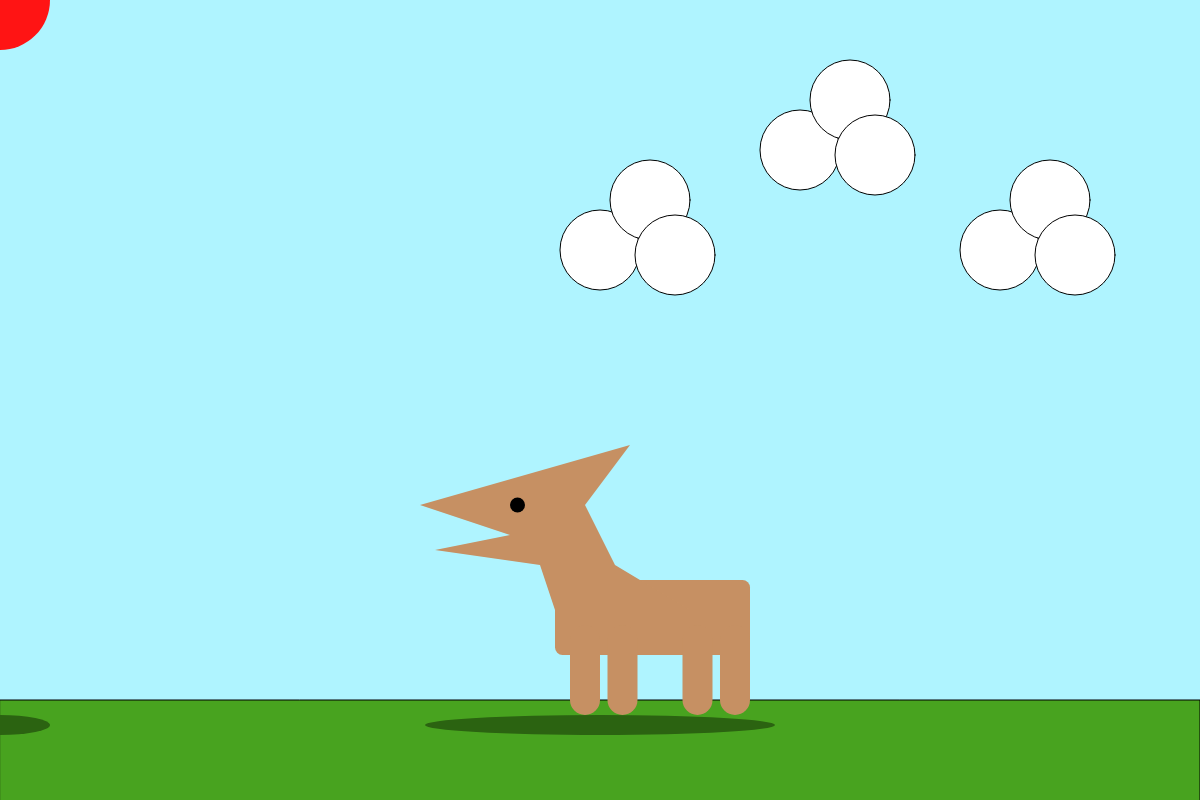
Frame 1 (no input)
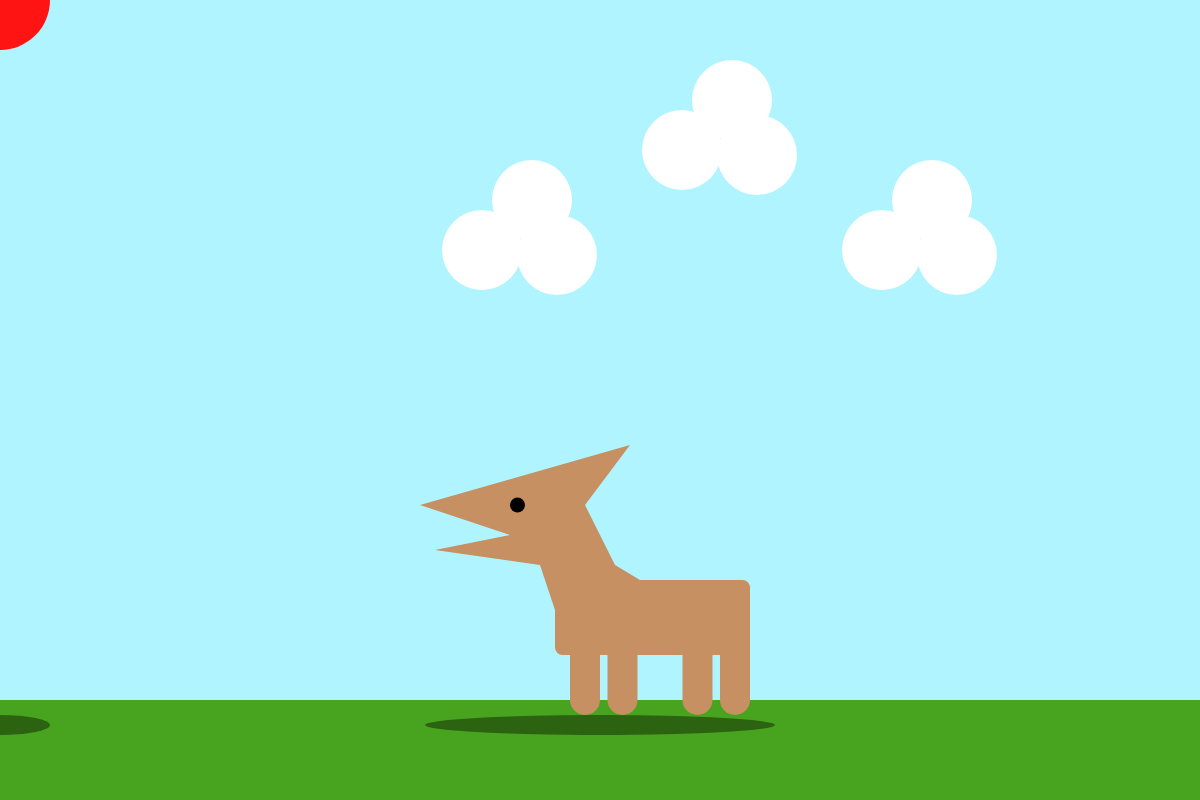
Frame 60 (no input)
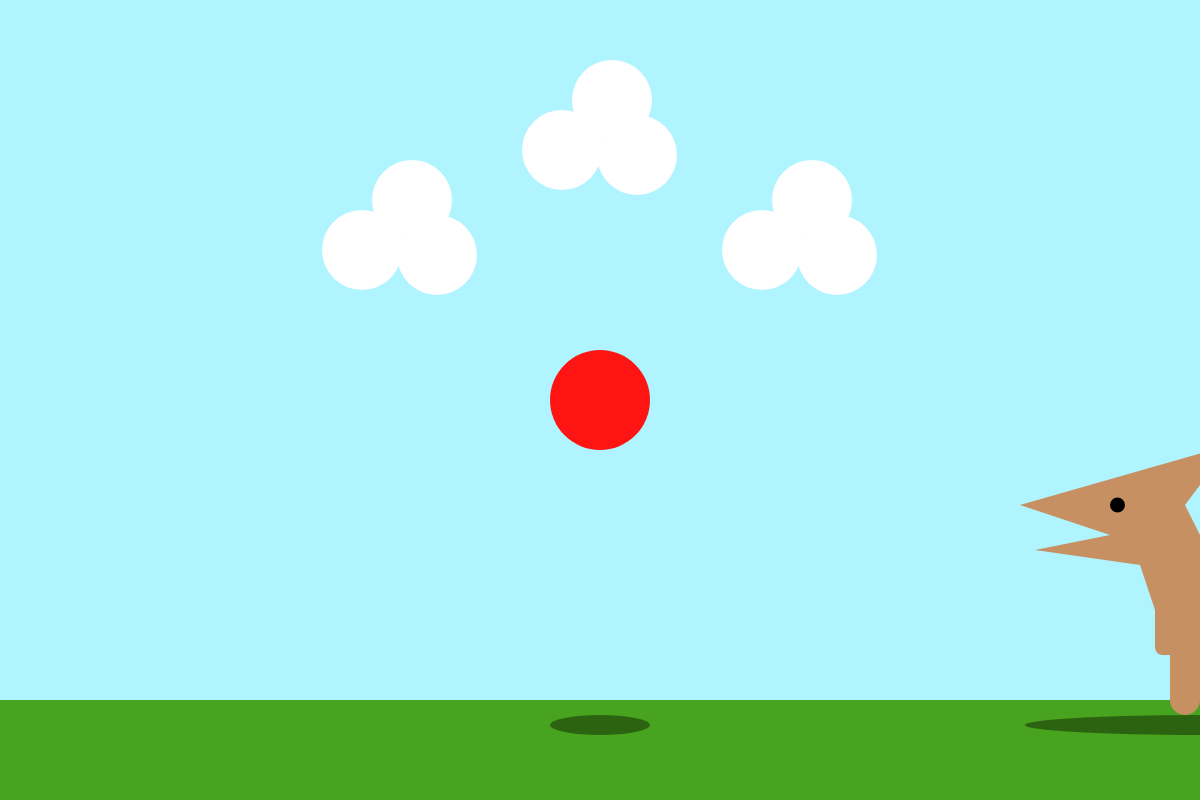
Frame 120 (the mouse pressed at the canvas centre since frame 60)

The p5.js sketch that drew these frames (run headless with seeded random() and noise() and a simulated clock; from frame 60 on, the mouse is pressed at the canvas centre):

// p5.js sketch
// ── sketch.js
//dog chases ball

//here I'm setting the x position of the clouds so that they will animate/move left
var cloudX = 800;
var cloudY = 850;
var cloudZ = 875;

var cloudA = 600;
var cloudB = 650;
var cloudC = 675;

var cloudD = 1000;
var cloudE = 1050;
var cloudF = 1075;

let armAngle = 0;

//declare setup function
function setup() {
    createCanvas( windowWidth, 800 );

}

function draw(){

    background('#aff4ff');

    noCursor()

//clouds
//I tried looping the clouds to make them continuous, but couldn't figure out how
push();

        fill('white');
        ellipse( cloudX , 150 , 80 );
        ellipse( cloudY , 100 , 80 );
        ellipse( cloudZ , 155 , 80 );
//they'll move left
          cloudX = cloudX - 2;
          cloudY = cloudY - 2;
          cloudZ = cloudZ - 2;

      ellipse( cloudA , 250 , 80 );
      ellipse( cloudB , 200 , 80 );
      ellipse( cloudC , 255 , 80 );

        cloudA = cloudA - 2;
        cloudB = cloudB - 2;
        cloudC = cloudC - 2;

      ellipse( cloudD , 250 , 80 );
      ellipse( cloudE , 200 , 80 );
      ellipse( cloudF , 255 , 80 );

        cloudD = cloudD - 2;
        cloudE = cloudE - 2;
        cloudF = cloudF - 2;


  pop();

//grass
    fill('#48a31f');
    rect( 0 , 700 , windowWidth , 200 );

//ball shadow
    fill('#2b6311');
    noStroke();
    ellipse( mouseX , 725, 100, 20);

//ball
    noStroke();
    fill('#ff1414');
    ellipse( mouseX, mouseY, 100);

push();
//dog shadow
    fill('#2b6311');
    noStroke();
    translate( 600 , 0 );
    ellipse( mouseX , 725 , 350 , 20 );

pop();
//dog (referenced from Getting Started with p5.js page 36)
push();

translate(mouseX, 430);
    scale(1.5);
    beginShape()

        vertex( 370, 120 );
        vertex( 360 , 90 );
        vertex( 290 , 80 );
        vertex( 340 , 70 );
        vertex( 280 , 50 );
        vertex( 420 , 10 );
        vertex( 390 , 50 );
        vertex( 410 , 90 );
        vertex( 460 , 120 );
        fill('#c69063');
        rect( 370 , 100 , 130 , 50 , 5 );
        endShape();
        fill(0);
        ellipse( 345, 50 , 10 , 10 );
//legs

        strokeWeight(20);
        stroke('#c69063');
        push();
        translate( 10, -10 );

            line( 380 , 150 , 380 , 190 );
            line( 405 , 150 , 405 , 190 );
            line( 455 , 150 , 455 , 190 );
            line( 480 , 150 , 480 , 190 );
pop();

push();

pop();


pop();
}
